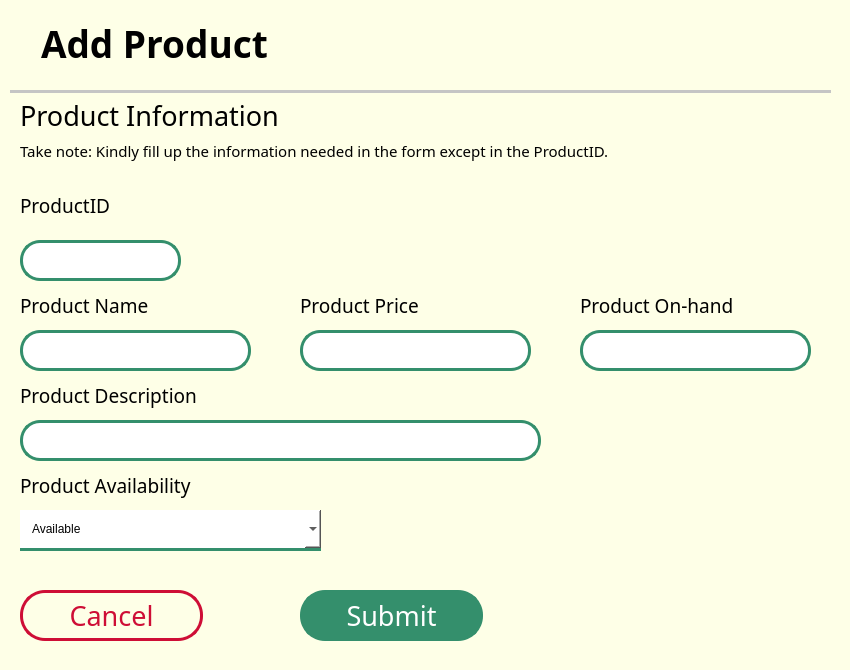
    <widget class="QFrame" name="ProdAddFrame">
     <property name="geometry">
      <rect>
       <x>240</x>
       <y>10</y>
       <width>850</width>
       <height>670</height>
      </rect>
     </property>
     <property name="styleSheet">
      <string notr="true">background-color: rgb(254, 255, 231);
border-radius:20px;</string>
     </property>
     <property name="frameShape">
      <enum>QFrame::StyledPanel</enum>
     </property>
     <property name="frameShadow">
      <enum>QFrame::Raised</enum>
     </property>
     <widget class="QFrame" name="DashboardTitle_6">
      <property name="geometry">
       <rect>
        <x>19</x>
        <y>9</y>
        <width>811</width>
        <height>71</height>
       </rect>
      </property>
      <property name="frameShape">
       <enum>QFrame::StyledPanel</enum>
      </property>
      <property name="frameShadow">
       <enum>QFrame::Raised</enum>
      </property>
      <layout class="QFormLayout" name="formLayout_6">
       <item row="0" column="0">
        <widget class="QLabel" name="label_28">
         <property name="text">
          <string/>
         </property>
         <property name="pixmap">
          <pixmap>Resize resources/stationery.png</pixmap>
         </property>
         <property name="scaledContents">
          <bool>true</bool>
         </property>
        </widget>
       </item>
       <item row="0" column="1">
        <widget class="QLabel" name="label_29">
         <property name="font">
          <font>
           <family>Century Gothic</family>
           <pointsize>20</pointsize>
           <weight>75</weight>
           <italic>false</italic>
           <bold>true</bold>
          </font>
         </property>
         <property name="styleSheet">
          <string notr="true"/>
         </property>
         <property name="text">
          <string>&lt;html&gt;&lt;head/&gt;&lt;body&gt;&lt;p&gt;&lt;span style=&quot; font-size:28pt; font-weight:600;&quot;&gt;Add Product&lt;/span&gt;&lt;/p&gt;&lt;/body&gt;&lt;/html&gt;</string>
         </property>
         <property name="alignment">
          <set>Qt::AlignJustify|Qt::AlignVCenter</set>
         </property>
        </widget>
       </item>
      </layout>
     </widget>
     <widget class="Line" name="line_7">
      <property name="geometry">
       <rect>
        <x>10</x>
        <y>90</y>
        <width>821</width>
        <height>3</height>
       </rect>
      </property>
      <property name="styleSheet">
       <string notr="true">background-color: rgb(197, 197, 197);</string>
      </property>
      <property name="orientation">
       <enum>Qt::Horizontal</enum>
      </property>
     </widget>
     <widget class="QLabel" name="label_30">
      <property name="geometry">
       <rect>
        <x>20</x>
        <y>100</y>
        <width>723</width>
        <height>31</height>
       </rect>
      </property>
      <property name="font">
       <font>
        <family>Century Gothic</family>
        <pointsize>20</pointsize>
       </font>
      </property>
      <property name="styleSheet">
       <string notr="true"/>
      </property>
      <property name="text">
       <string>Product Information</string>
      </property>
      <property name="alignment">
       <set>Qt::AlignJustify|Qt::AlignVCenter</set>
      </property>
     </widget>
     <widget class="QLabel" name="label_31">
      <property name="geometry">
       <rect>
        <x>20</x>
        <y>140</y>
        <width>801</width>
        <height>21</height>
       </rect>
      </property>
      <property name="font">
       <font>
        <family>Century Gothic</family>
        <pointsize>11</pointsize>
        <weight>9</weight>
        <italic>false</italic>
        <bold>false</bold>
       </font>
      </property>
      <property name="styleSheet">
       <string notr="true">font: 75 11pt &quot;Century Gothic&quot;;</string>
      </property>
      <property name="text">
       <string>Take note: Kindly fill up the information needed in the form except in the ProductID.</string>
      </property>
      <property name="alignment">
       <set>Qt::AlignJustify|Qt::AlignVCenter</set>
      </property>
     </widget>
     <widget class="QLineEdit" name="prodAddId">
      <property name="geometry">
       <rect>
        <x>20</x>
        <y>240</y>
        <width>161</width>
        <height>41</height>
       </rect>
      </property>
      <property name="font">
       <font>
        <family>Century Gothic</family>
        <pointsize>18</pointsize>
       </font>
      </property>
      <property name="styleSheet">
       <string notr="true">QLineEdit{
border-radius:20px;
border-style:solid;
border-width:3px;
border-color: rgba(52,143,108,255);
background-color: rgb(255, 255, 255);
padding-left:10px;
}</string>
      </property>
     </widget>
     <widget class="QLabel" name="label_32">
      <property name="geometry">
       <rect>
        <x>20</x>
        <y>190</y>
        <width>151</width>
        <height>31</height>
       </rect>
      </property>
      <property name="font">
       <font>
        <family>Century Gothic</family>
        <pointsize>14</pointsize>
        <weight>50</weight>
        <italic>false</italic>
        <bold>false</bold>
       </font>
      </property>
      <property name="styleSheet">
       <string notr="true">font: 14pt &quot;Century Gothic&quot;;</string>
      </property>
      <property name="text">
       <string>ProductID</string>
      </property>
      <property name="alignment">
       <set>Qt::AlignJustify|Qt::AlignVCenter</set>
      </property>
     </widget>
     <widget class="QPushButton" name="prodAddCancel_btn">
      <property name="geometry">
       <rect>
        <x>20</x>
        <y>590</y>
        <width>183</width>
        <height>51</height>
       </rect>
      </property>
      <property name="font">
       <font>
        <family>Century Gothic</family>
        <pointsize>20</pointsize>
       </font>
      </property>
      <property name="styleSheet">
       <string notr="true">QPushButton{
color: rgb(206, 14, 54);
border-radius:25px;
border-style:solid;
border-width:3px;
border-color: rgb(206, 14, 54);
}
</string>
      </property>
      <property name="text">
       <string>Cancel</string>
      </property>
      <property name="iconSize">
       <size>
        <width>40</width>
        <height>40</height>
       </size>
      </property>
     </widget>
     <widget class="QPushButton" name="prodAdd_btn">
      <property name="geometry">
       <rect>
        <x>300</x>
        <y>590</y>
        <width>183</width>
        <height>51</height>
       </rect>
      </property>
      <property name="font">
       <font>
        <family>Century Gothic</family>
        <pointsize>20</pointsize>
       </font>
      </property>
      <property name="styleSheet">
       <string notr="true">QPushButton{
border-radius:25px;
border-style:solid;
border-width:3px;
border-color: rgba(52,143,108,255);
background-color: rgba(52,143,108,255);
	color: rgb(255, 255, 255);
}</string>
      </property>
      <property name="text">
       <string>Submit</string>
      </property>
      <property name="iconSize">
       <size>
        <width>40</width>
        <height>40</height>
       </size>
      </property>
     </widget>
     <widget class="QLineEdit" name="prodAddName">
      <property name="geometry">
       <rect>
        <x>20</x>
        <y>330</y>
        <width>231</width>
        <height>41</height>
       </rect>
      </property>
      <property name="font">
       <font>
        <family>Century Gothic</family>
        <pointsize>18</pointsize>
       </font>
      </property>
      <property name="styleSheet">
       <string notr="true">QLineEdit{
border-radius:20px;
border-style:solid;
border-width:3px;
border-color: rgba(52,143,108,255);
background-color: rgb(255, 255, 255);
padding-left:10px;
}</string>
      </property>
     </widget>
     <widget class="QLineEdit" name="prodAddDescription">
      <property name="geometry">
       <rect>
        <x>20</x>
        <y>420</y>
        <width>521</width>
        <height>41</height>
       </rect>
      </property>
      <property name="font">
       <font>
        <family>Century Gothic</family>
        <pointsize>18</pointsize>
       </font>
      </property>
      <property name="styleSheet">
       <string notr="true">QLineEdit{
border-radius:20px;
border-style:solid;
border-width:3px;
border-color: rgba(52,143,108,255);
background-color: rgb(255, 255, 255);
padding-left:10px;
}</string>
      </property>
     </widget>
     <widget class="QLabel" name="label_35">
      <property name="geometry">
       <rect>
        <x>20</x>
        <y>290</y>
        <width>211</width>
        <height>31</height>
       </rect>
      </property>
      <property name="font">
       <font>
        <family>Century Gothic</family>
        <pointsize>14</pointsize>
        <weight>50</weight>
        <italic>false</italic>
        <bold>false</bold>
       </font>
      </property>
      <property name="styleSheet">
       <string notr="true">font: 14pt &quot;Century Gothic&quot;;</string>
      </property>
      <property name="text">
       <string>Product Name</string>
      </property>
      <property name="alignment">
       <set>Qt::AlignJustify|Qt::AlignVCenter</set>
      </property>
     </widget>
     <widget class="QLabel" name="label_39">
      <property name="geometry">
       <rect>
        <x>300</x>
        <y>290</y>
        <width>151</width>
        <height>31</height>
       </rect>
      </property>
      <property name="font">
       <font>
        <family>Century Gothic</family>
        <pointsize>14</pointsize>
        <weight>50</weight>
        <italic>false</italic>
        <bold>false</bold>
       </font>
      </property>
      <property name="styleSheet">
       <string notr="true">font: 14pt &quot;Century Gothic&quot;;</string>
      </property>
      <property name="text">
       <string>Product Price</string>
      </property>
      <property name="alignment">
       <set>Qt::AlignJustify|Qt::AlignVCenter</set>
      </property>
     </widget>
     <widget class="QLineEdit" name="prodAddOnhand">
      <property name="geometry">
       <rect>
        <x>580</x>
        <y>330</y>
        <width>231</width>
        <height>41</height>
       </rect>
      </property>
      <property name="font">
       <font>
        <family>Century Gothic</family>
        <pointsize>18</pointsize>
       </font>
      </property>
      <property name="styleSheet">
       <string notr="true">QLineEdit{
border-radius:20px;
border-style:solid;
border-width:3px;
border-color: rgba(52,143,108,255);
background-color: rgb(255, 255, 255);
padding-left:10px;
}</string>
      </property>
     </widget>
     <widget class="QLineEdit" name="prodAddPrice">
      <property name="geometry">
       <rect>
        <x>300</x>
        <y>330</y>
        <width>231</width>
        <height>41</height>
       </rect>
      </property>
      <property name="font">
       <font>
        <family>Century Gothic</family>
        <pointsize>18</pointsize>
       </font>
      </property>
      <property name="styleSheet">
       <string notr="true">QLineEdit{
border-radius:20px;
border-style:solid;
border-width:3px;
border-color: rgba(52,143,108,255);
background-color: rgb(255, 255, 255);
padding-left:10px;
}</string>
      </property>
     </widget>
     <widget class="QLabel" name="label_42">
      <property name="geometry">
       <rect>
        <x>580</x>
        <y>290</y>
        <width>221</width>
        <height>31</height>
       </rect>
      </property>
      <property name="font">
       <font>
        <family>Century Gothic</family>
        <pointsize>14</pointsize>
        <weight>50</weight>
        <italic>false</italic>
        <bold>false</bold>
       </font>
      </property>
      <property name="styleSheet">
       <string notr="true">font: 14pt &quot;Century Gothic&quot;;</string>
      </property>
      <property name="text">
       <string>Product On-hand</string>
      </property>
      <property name="alignment">
       <set>Qt::AlignJustify|Qt::AlignVCenter</set>
      </property>
     </widget>
     <widget class="QLabel" name="label_44">
      <property name="geometry">
       <rect>
        <x>20</x>
        <y>380</y>
        <width>251</width>
        <height>31</height>
       </rect>
      </property>
      <property name="font">
       <font>
        <family>Century Gothic</family>
        <pointsize>14</pointsize>
        <weight>50</weight>
        <italic>false</italic>
        <bold>false</bold>
       </font>
      </property>
      <property name="styleSheet">
       <string notr="true">font: 14pt &quot;Century Gothic&quot;;</string>
      </property>
      <property name="text">
       <string>Product Description</string>
      </property>
      <property name="alignment">
       <set>Qt::AlignJustify|Qt::AlignVCenter</set>
      </property>
     </widget>
     <widget class="QLabel" name="label_43">
      <property name="geometry">
       <rect>
        <x>20</x>
        <y>470</y>
        <width>241</width>
        <height>31</height>
       </rect>
      </property>
      <property name="font">
       <font>
        <family>Century Gothic</family>
        <pointsize>14</pointsize>
        <weight>50</weight>
        <italic>false</italic>
        <bold>false</bold>
       </font>
      </property>
      <property name="styleSheet">
       <string notr="true">font: 14pt &quot;Century Gothic&quot;;</string>
      </property>
      <property name="text">
       <string>Product Availability</string>
      </property>
      <property name="alignment">
       <set>Qt::AlignJustify|Qt::AlignVCenter</set>
      </property>
     </widget>
     <widget class="QComboBox" name="prodAddAvailabilityComboBox">
      <property name="geometry">
       <rect>
        <x>20</x>
        <y>510</y>
        <width>301</width>
        <height>41</height>
       </rect>
      </property>
      <property name="font">
       <font>
        <family>Century Gothic</family>
        <pointsize>18</pointsize>
       </font>
      </property>
      <property name="styleSheet">
       <string notr="true">border-style:none;
background-color: rgb(255, 255, 255);
font: 18pt &quot;Century Gothic&quot;;
border-radius:0px;
border-bottom-style:solid;
border-width:3px;
border-bottom-color: rgba(52,143,108,255);
padding-left:10px;</string>
      </property>
      <property name="editable">
       <bool>true</bool>
      </property>
      <property name="currentText">
       <string>Available</string>
      </property>
      <item>
       <property name="text">
        <string>Available</string>
       </property>
      </item>
      <item>
       <property name="text">
        <string>Not Available</string>
       </property>
      </item>
     </widget>
    </widget>
